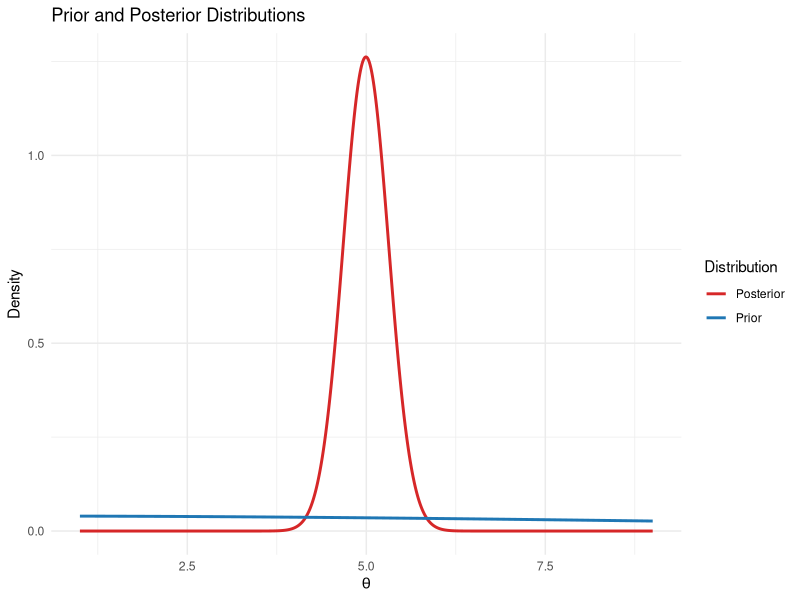
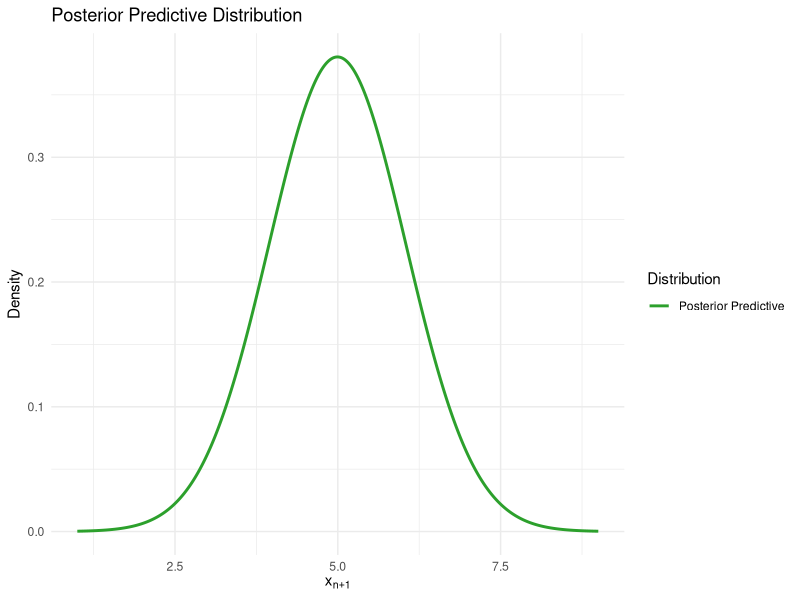

R code for these plots, in order:
# Load required library
library(ggplot2)
library(gridExtra)

# Define parameters
n <- 10
x_bar <- 5
sigma2 <- 1
sigma <- sqrt(sigma2)
mu0 <- 0
sigma02 <- 100
sigma0 <- sqrt(sigma02)

# Compute posterior parameters
posterior_mean <- (n * x_bar / sigma2 + mu0 / sigma02) / (n / sigma2 + 1 / sigma02)
posterior_var <- 1 / (n / sigma2 + 1 / sigma02)
posterior_sd <- sqrt(posterior_var)

# Compute posterior predictive distribution parameters
predictive_mean <- posterior_mean
predictive_var <- posterior_var + sigma2
predictive_sd <- sqrt(predictive_var)

# Define x values for plotting
theta_vals <- seq(1, 9, length = 1000)

# Compute densities
prior_density <- dnorm(theta_vals, mean = mu0, sd = sigma0)
posterior_density <- dnorm(theta_vals, mean = posterior_mean, sd = posterior_sd)


# Create data frames for plotting
prior_posterior_data <- data.frame(
  x = rep(theta_vals, 2),
  density = c(prior_density, posterior_density),
  Distribution = rep(c("Prior", "Posterior"), each = length(theta_vals))
)


# Plot prior and posterior distributions
ggplot(prior_posterior_data, aes(x = x, y = density, color = Distribution, linetype = Distribution)) +
  geom_line(size = 1) +
  labs(title = "Prior and Posterior Distributions",
       x = expression(theta),
       y = "Density") +
  theme_minimal() +
  scale_color_manual(values = c("Prior" = "#1f77b4", "Posterior" = "#d62728")) +
  scale_linetype_manual(values = c("Prior" = "solid", "Posterior" = "solid"))

x_vals <- seq(1, 9, length = 1000)


# Compute Bayesian posterior predictive distribution
predictive_density <- dnorm(x_vals, mean = predictive_mean, sd = predictive_sd)

predictive_data <- data.frame(
  x = x_vals,
  density = predictive_density,
  Distribution = "Posterior Predictive"
)


# Plot posterior predictive distribution
ggplot(predictive_data, aes(x = x, y = density, color = Distribution)) +
  geom_line(size = 1) +
  labs(title = "Posterior Predictive Distribution",
       x = expression(x[n+1]),
       y = "Density") +
  theme_minimal() +
  scale_color_manual(values = c("Posterior Predictive" = "#2ca02c"))
